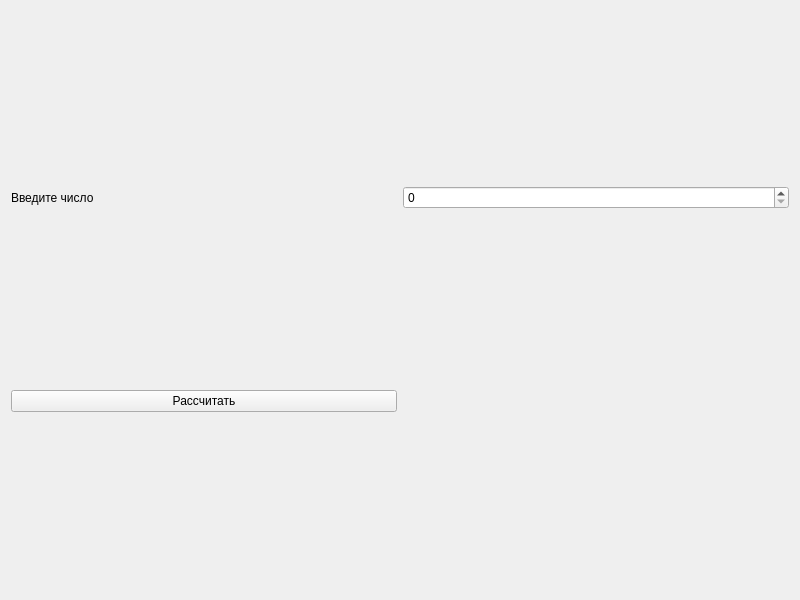
<?xml version="1.0" encoding="UTF-8"?>
<ui version="4.0">
 <class>Widget</class>
 <widget class="QWidget" name="Widget">
  <property name="geometry">
   <rect>
    <x>0</x>
    <y>0</y>
    <width>800</width>
    <height>600</height>
   </rect>
  </property>
  <property name="windowTitle">
   <string>Widget</string>
  </property>
  <layout class="QGridLayout" name="gridLayout">
   <item row="0" column="0">
    <widget class="QLabel" name="label">
     <property name="text">
      <string>Введите число</string>
     </property>
    </widget>
   </item>
   <item row="0" column="1">
    <widget class="QSpinBox" name="spinBox"/>
   </item>
   <item row="1" column="0">
    <widget class="QPushButton" name="pushButton">
     <property name="text">
      <string>Рассчитать</string>
     </property>
    </widget>
   </item>
   <item row="1" column="1">
    <widget class="QLabel" name="answerLavel">
     <property name="text">
      <string/>
     </property>
    </widget>
   </item>
  </layout>
 </widget>
 <resources/>
 <connections/>
</ui>
